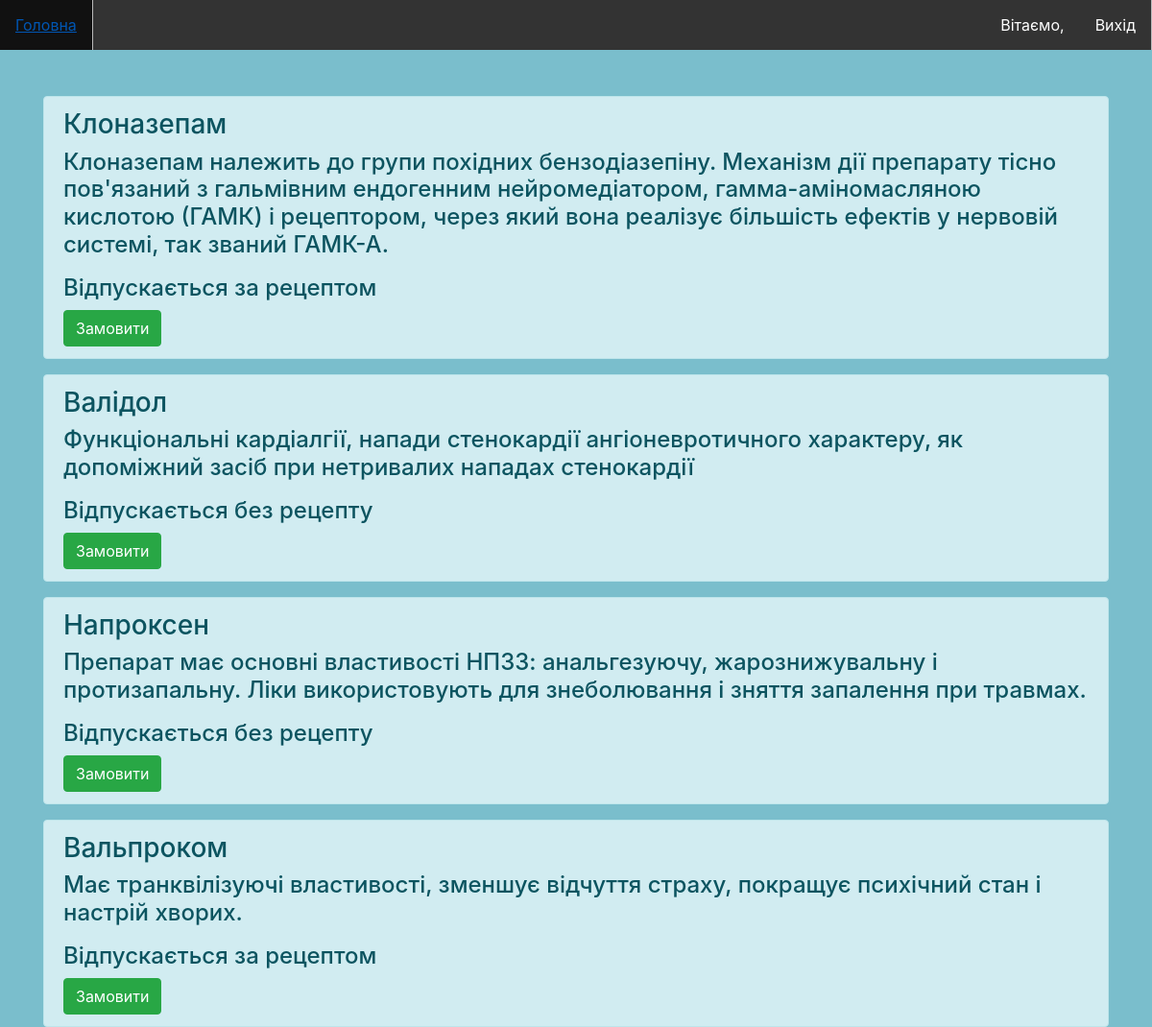
Page /medical/ on the committed database.
### Questionnaire/apps/mainApp/models.py (models this page shows, shortened)
class Medical(models.Model):
    name = models.TextField('Назва')
    description = models.TextField('Опис')
    reception = models.BooleanField('Рецептурний препарат')
    class Meta:
        verbose_name = 'Ліки'
        verbose_name_plural = 'Ліки'

### Questionnaire/apps/mainApp/views.py (the view)
# urls.py: path('medical/', views.medical, name='medical'),
def medical(request):
    medicals = Medical.objects.all()
    context = {'medicals': medicals}
    return render(request, 'medicals.html', context)

### Questionnaire/templates/medicals.html (shortened to what this page needs)
{%  extends 'base.html' %}
{% block content %}
<div class="container mt-5">
  {% if medicals %}
    {% for medical in medicals %}
  <div  class="alert alert-info mt2">
     <h3>{{medical.name}}</h3>
      <h4>{{medical.description|linebreaks}}</h4>
      {% if medical.reception %}
        <h4>Відпускається за рецептом</h4>
      {% else %}
        <h4>Відпускається без рецепту</h4>
      {% endif %}
      <a href="{% url 'order' medical.name %}" class="btn btn-success">Замовити</a>
  </div>
    {% endfor %}
{% endif %}
</div>
{% endblock %}

### Questionnaire/templates/base.html (style rules this page uses)
body, html { margin: 0; padding: 0; height: 100%; background: #7abecc !important; }

### rows in the picture
Medical: name "Клоназепам", description "Клоназепам належить до групи похідних бензодіазепіну. Механізм дії препарату тісно пов'язаний з гальмівним ендогенним нейромедіатором, гамма-аміномасляною кислотою (ГАМК) і рецептором, через який вона реалізує більшість ефектів у нервовій системі, так званий ГАМК-А.", reception "Відпускається за рецептом"
Medical: name "Валідол", description "Функціональні кардіалгії, напади стенокардії ангіоневротичного характеру, як допоміжний засіб при нетривалих нападах стенокардії", reception "Відпускається без рецепту"
Medical: name "Напроксен", description "Препарат має основні властивості НПЗЗ: анальгезуючу, жарознижувальну і протизапальну. Ліки використовують для знеболювання і зняття запалення при травмах.", reception "Відпускається без рецепту"
Medical: name "Вальпроком", description "Має транквілізуючі властивості, зменшує відчуття страху, покращує психічний стан і настрій хворих.", reception "Відпускається за рецептом"
